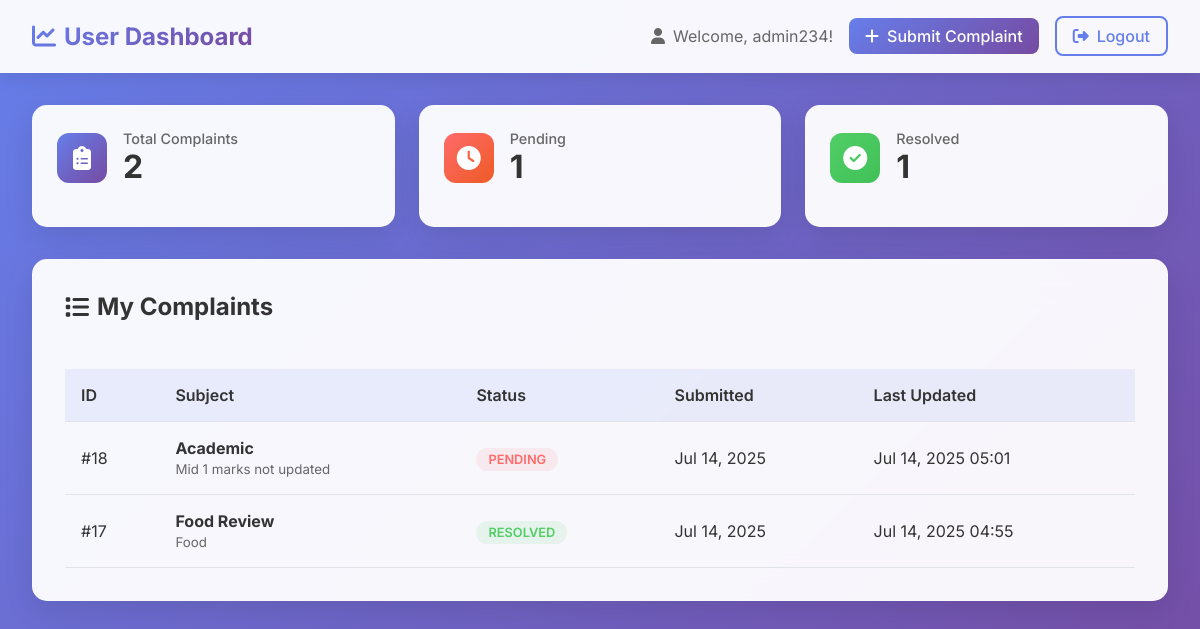
Screenshot of /user/dashboard/ (signed in) with the database file from the repository.
### complaints/models.py (models this page shows, shortened)
class Complaint(models.Model):
    STATUS_CHOICES = [
        ('Pending', 'Pending'),
        ('In Progress', 'In Progress'),
        ('Resolved', 'Resolved'),
        ('Closed', 'Closed'),
    ]
    PRIORITY_CHOICES = [
        ('Low', 'Low'),
        ('Medium', 'Medium'),
        ('High', 'High'),
        ('Urgent', 'Urgent'),
    ]
    user = models.ForeignKey(User, on_delete=models.CASCADE, related_name='complaints', null=True, blank=True)
    name = models.CharField(max_length=100)
    email = models.EmailField()
    subject = models.CharField(max_length=200)
    message = models.TextField()
    status = models.CharField(max_length=15, choices=STATUS_CHOICES, default='Pending')
    priority = models.CharField(max_length=10, choices=PRIORITY_CHOICES, default='Medium')
    submitted_at = models.DateTimeField(auto_now_add=True)
    updated_at = models.DateTimeField(auto_now=True)
    admin_notes = models.TextField(blank=True, null=True)
    attachment = models.FileField(upload_to='complaint_attachments/', blank=True, null=True)

### complaints/views.py (the view)
# urls.py: path('user/dashboard/', views.user_dashboard, name='user_dashboard'),
@login_required
def user_dashboard(request):
    complaints = Complaint.objects.filter(user=request.user).order_by('-submitted_at')
    total_complaints = complaints.count()
    pending_complaints = complaints.filter(status='Pending').count()
    resolved_complaints = complaints.filter(status='Resolved').count()
    context = {
        'complaints': complaints,
        'total_complaints': total_complaints,
        'pending_complaints': pending_complaints,
        'resolved_complaints': resolved_complaints,
    }
    return render(request, 'complaints/user_dashboard.html', context)

### complaints/templates/complaints/user_dashboard.html (shortened to what this page needs)
<!DOCTYPE html>
<html lang="en">
<head>
    <link href="https://cdnjs.cloudflare.com/ajax/libs/font-awesome/6.4.0/css/all.min.css" rel="stylesheet">
</head>
<body>
    <header class="header">
        <div class="header-content">
            <div class="logo">
                <i class="fas fa-chart-line"></i>
                User Dashboard
            </div>
            <div class="user-menu">
                <div class="user-info">
                    <i class="fas fa-user"></i>
                    Welcome, {{ user.username }}!
                </div>
                <a href="{% url 'submit_complaint' %}" class="btn btn-primary">
                    <i class="fas fa-plus"></i>
                    Submit Complaint
                </a>
                <a href="{% url 'user_logout' %}" class="btn btn-outline">
                    <i class="fas fa-sign-out-alt"></i>
                    Logout
                </a>
            </div>
        </div>
    </header>
    <main class="main-content">
        <div class="stats-grid">
            <div class="stat-card">
                <div class="stat-header">
                    <div class="stat-icon total">
                        <i class="fas fa-clipboard-list"></i>
                    </div>
                    <div>
                        <div class="stat-title">Total Complaints</div>
                        <div class="stat-value">{{ total_complaints }}</div>
                    </div>
                </div>
            </div>
            <div class="stat-card">
                <div class="stat-header">
                    <div class="stat-icon pending">
                        <i class="fas fa-clock"></i>
                    </div>
                    <div>
                        <div class="stat-title">Pending</div>
                        <div class="stat-value">{{ pending_complaints }}</div>
                    </div>
                </div>
            </div>
            <div class="stat-card">
                <div class="stat-header">
                    <div class="stat-icon resolved">
                        <i class="fas fa-check-circle"></i>
                    </div>
                    <div>
                        <div class="stat-title">Resolved</div>
                        <div class="stat-value">{{ resolved_complaints }}</div>
                    </div>
                </div>
            </div>
        </div>
        <div class="complaints-section">
            <div class="section-header">
                <h2 class="section-title">
                    <i class="fas fa-list"></i>
                    My Complaints
                </h2>
            </div>
            {% if complaints %}
                <div class="table-container">
                    <table class="complaints-table">
                        <thead>
                            <tr>
                                <th>ID</th>
                                <th>Subject</th>
                                <th>Status</th>
                                <th>Submitted</th>
                                <th>Last Updated</th>
                            </tr>
                        </thead>
                        <tbody>
                            {% for complaint in complaints %}
                            <tr>
                                <td>#{{ complaint.id }}</td>
                                <td>
                                    <strong>{{ complaint.subject }}</strong>
                                    <br>
                                    <small style="color: #666;">{{ complaint.message|truncatechars:50 }}</small>
                                </td>
                                <td>
                                    <span class="status-badge status-{{ complaint.status|lower }}">
                                        {{ complaint.status }}
                                    </span>
                                </td>
                                <td>{{ complaint.submitted_at|date:"M d, Y" }}</td>
                                <td>{{ complaint.submitted_at|date:"M d, Y H:i" }}</td>
                            </tr>
                            {% endfor %}
                        </tbody>
                    </table>
                </div>
            {% endif %}
        </div>
    </main>
    <link rel="stylesheet" type="text/css" href="https://cdn.jsdelivr.net/npm/toastify-js/src/toastify.min.css">
</body>
</html>

### complaints/templates/complaints/user_dashboard.html (style rules this page uses)
* { margin: 0; padding: 0; box-sizing: border-box; }
body { font-family: 'Inter', sans-serif; background: linear-gradient(135deg, #667eea 0%, #764ba2 100%); min-height: 100vh; color: #333; }
.header { background: rgba(255, 255, 255, 0.95); backdrop-filter: blur(20px); padding: 1rem 2rem; box-shadow: 0 4px 20px rgba(0, 0, 0, 0.1); border-bottom: 1px solid rgba(255, 255, 255, 0.2); }
.header-content { display: flex; justify-content: space-between; align-items: center; max-width: 1200px; margin: 0 auto; }
.logo { display: flex; align-items: center; gap: 0.5rem; font-size: 1.5rem; font-weight: 700; background: linear-gradient(135deg, #667eea, #764ba2); -webkit-background-clip: text; -webkit-text-fill-color: transparent; background-clip: text; }
.user-menu { display: flex; align-items: center; gap: 1rem; }
.user-info { display: flex; align-items: center; gap: 0.5rem; color: #666; }
.btn { padding: 0.5rem 1rem; border: none; border-radius: 8px; text-decoration: none; font-weight: 500; transition: all 0.3s ease; cursor: pointer; display: inline-flex; align-items: center; gap: 0.5rem; }
.btn-primary { background: linear-gradient(135deg, #667eea, #764ba2); color: white; }
.btn-outline { background: transparent; color: #667eea; border: 2px solid #667eea; }
.main-content { max-width: 1200px; margin: 2rem auto; padding: 0 2rem; }
.stats-grid { display: grid; grid-template-columns: repeat(auto-fit, minmax(250px, 1fr)); gap: 1.5rem; margin-bottom: 2rem; }
.stat-card { background: rgba(255, 255, 255, 0.95); backdrop-filter: blur(20px); border-radius: 15px; padding: 1.5rem; box-shadow: 0 10px 30px rgba(0, 0, 0, 0.1); border: 1px solid rgba(255, 255, 255, 0.2); transition: transform 0.3s ease; }
.stat-header { display: flex; align-items: center; gap: 1rem; margin-bottom: 1rem; }
.stat-icon { width: 50px; height: 50px; border-radius: 12px; display: flex; align-items: center; justify-content: center; font-size: 1.5rem; color: white; }
.stat-icon.total { background: linear-gradient(135deg, #667eea, #764ba2); }
.stat-icon.pending { background: linear-gradient(135deg, #ff6b6b, #ee5a24); }
.stat-icon.resolved { background: linear-gradient(135deg, #51cf66, #40c057); }
.stat-title { font-size: 0.9rem; color: #666; font-weight: 500; }
.stat-value { font-size: 2rem; font-weight: 700; color: #333; }
.complaints-section { background: rgba(255, 255, 255, 0.95); backdrop-filter: blur(20px); border-radius: 15px; padding: 2rem; box-shadow: 0 10px 30px rgba(0, 0, 0, 0.1); border: 1px solid rgba(255, 255, 255, 0.2); }
.section-header { display: flex; justify-content: space-between; align-items: center; margin-bottom: 2rem; }
.section-title { font-size: 1.5rem; font-weight: 700; color: #333; display: flex; align-items: center; gap: 0.5rem; }
.table-container { overflow-x: auto; }
.complaints-table { width: 100%; border-collapse: collapse; margin-top: 1rem; }
.complaints-table th, .complaints-table td { padding: 1rem; text-align: left; border-bottom: 1px solid #e1e5e9; }
.complaints-table th { background: rgba(102, 126, 234, 0.1); font-weight: 600; color: #333; }
.status-badge { padding: 0.25rem 0.75rem; border-radius: 20px; font-size: 0.8rem; font-weight: 600; text-transform: uppercase; }
.status-pending { background: rgba(255, 107, 107, 0.1); color: #ff6b6b; }
.status-resolved { background: rgba(81, 207, 102, 0.1); color: #51cf66; }

### rows the page displays
Complaint: id "18", subject "Academic", message "Mid 1 marks not updated", status "PENDING", submitted_at "Jul 14, 2025", submitted_at "Jul 14, 2025 05:01"
Complaint: id "17", subject "Food Review", message "Food", status "RESOLVED", submitted_at "Jul 14, 2025", submitted_at "Jul 14, 2025 04:55"

### other values shown
{{ user.username }} "admin234"
{{ total_complaints }} "2"
{{ pending_complaints }} "1"
{{ resolved_complaints }} "1"
